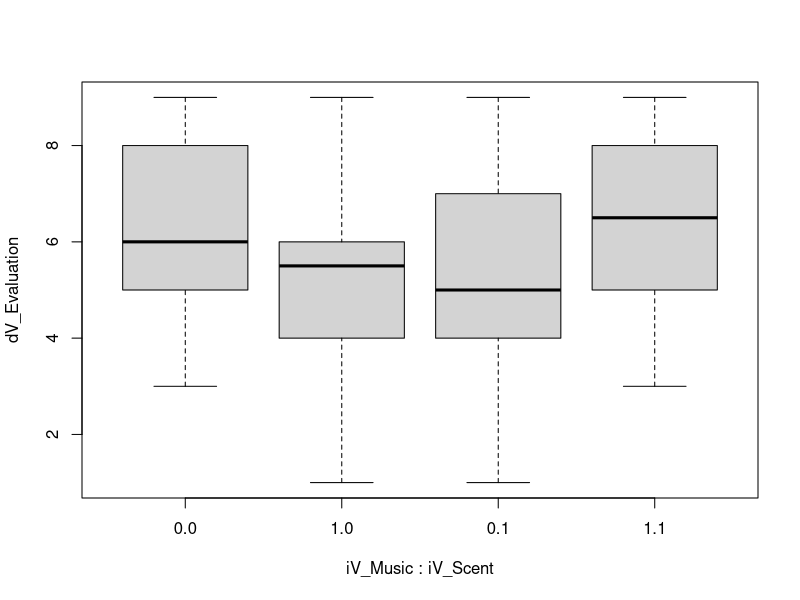

The R source for this figure:
## ---- chunk 1
#| message: false  
#| results: hide

library(tidyverse)

## ---- chunk 2
compute_interaction <- function(a,b) a*b

## ---- chunk 3
data <- read.csv("Data/sim_data.csv")

## ---- chunk 4
data$interaction <- compute_interaction(data$iV_Music, data$iV_Scent)

## ---- chunk 5
table(data$iV_Music, data$iV_Scent) 

## ---- chunk 6
boxplot(dV_Evaluation ~ iV_Music * iV_Scent, data = data)

## ---- chunk 7
model <- lm(dV_Evaluation ~ iV_Music * iV_Scent, data = data)

summary(model)

## ---- chunk 8
sI <- sessionInfo(package = NULL)
print(sI)

# osVersion

